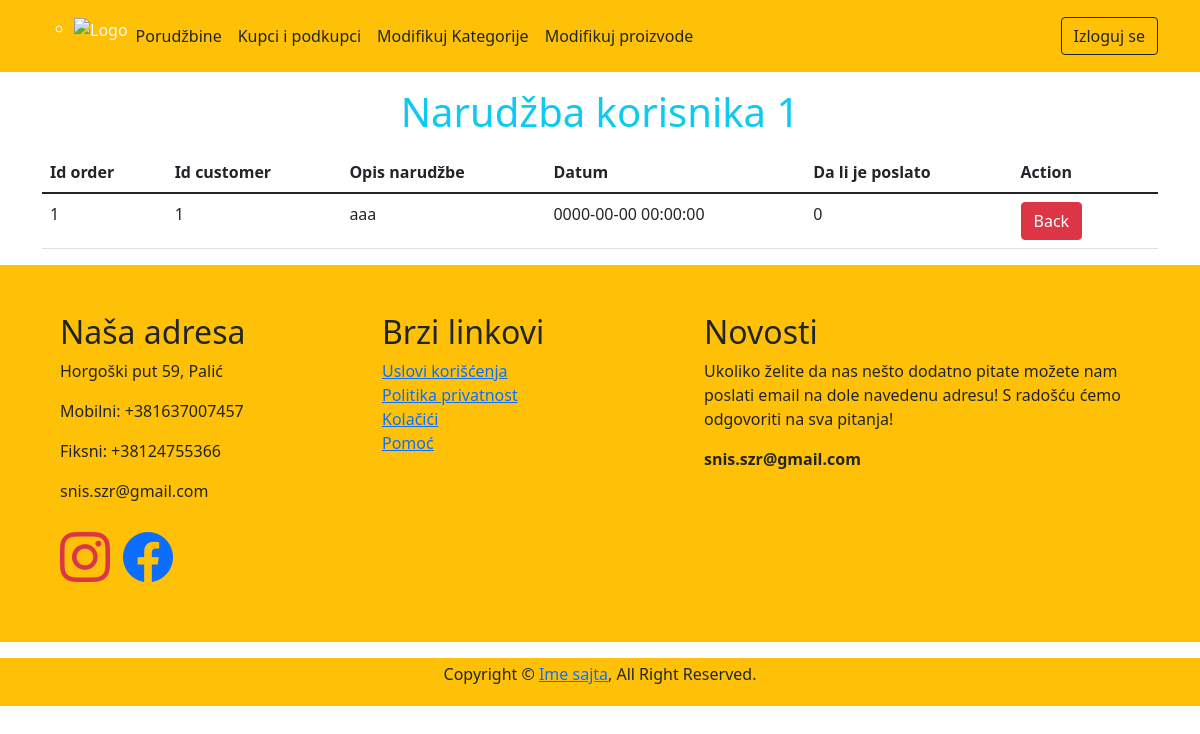
/admin/see_order.php?id_order=1 (signed in), run on the app's committed database.
### tables this page shows
CREATE TABLE `orders` (
  `id_order` int(11) NOT NULL,
  `id_customer` int(11) NOT NULL,
  `order_note` text NOT NULL,
  `datetime` datetime NOT NULL,
  `is_sent` tinyint(1) NOT NULL
);

### admin/see_order.php (the view, shortened to what this page needs)
<?php
require_once "../database/db_config.php";
?>
<!doctype html>
<html lang="en">
<head>
    <link href="https://cdn.jsdelivr.net/npm/bootstrap@5.1.3/dist/css/bootstrap.min.css" rel="stylesheet">
    <link rel="stylesheet" href="https://cdn.jsdelivr.net/npm/bootstrap-icons@1.7.2/font/bootstrap-icons.css">
</head>
<header class="p-3 bg-warning text-light mb-3">
    <div class="container">
        <div class="d-flex flex-wrap align-items-center justify-content-center justify-content-lg-start" id="navbarNav">
            <ul class="nav col-12 col-lg-auto me-lg-auto mb-2 justify-content-center mb-md-0">
                <ul>
                    <li><img src="#" alt="Logo"></li>
                </ul>
                <li><a href="admin-panel.php" class="nav-link px-2 text-dark">Porudžbine</a></li>
                <li><a href="customer_customerLocal.php" class="nav-link px-2 text-dark">Kupci i podkupci</a></li>
                <li><a href="admin-editCategory.php" class="nav-link px-2 text-dark">Modifikuj Kategorije</a></li>
                <li><a href="admin-editProducts.php" class="nav-link px-2 text-dark">Modifikuj proizvode</a></li>
            </ul>
            <div class="text-end">
                <a href="admin-logout.php" class="btn btn-outline-dark">Izloguj se</a>
            </div>
        </div>
    </div>
</header>
<?php
$id_order = $_GET['id_order'];
$sql = "SELECT * FROM orders WHERE id_order='$id_order'";
$query = $connection->prepare($sql);
$query->execute();
$results = $query->fetchAll(PDO::FETCH_OBJ);
?>
<div class="container">
    <?php foreach ($results as $result) { ?>
        <h1 class="m-3 text-center text-info">Narudžba korisnika <?php echo $id_order ?></h1>
        <?php break ?>
    <?php } ?>
<div class="table-responsive">
    <table class="table">
        <thead>
            <tr>
                <th>Id order</th>
                <th>Id customer</th>
                <th>Opis narudžbe</th>
                <th>Datum</th>
                <th>Da li je poslato</th>
                <th colspan="2">Action</th>
            </tr>
        </thead>
        <?php
        if ($query->rowCount() > 0) : ?>
            <?php foreach ($results as $result) { ?>
                <tr>
                    <td><?php echo $result->id_order ?></td>
                    <td><?php echo $result->id_order ?></td>
                    <td><?php echo $result->order_note ?></td>
                    <td><?php echo $result->datetime ?></td>
                    <td><?php echo $result->is_sent ?></td>
                    <td>
                        <a href="admin-panel.php" class="btn btn-danger me-3">Back</a>
                    </td>
                </tr>
            <?php } ?>
        <?php endif; ?>
    </table>
</div>
</div>
<?php
include '../partials/footer.php';
?>
</body>
</html>

### data on the page
orders: id_order "1", order_note "aaa", datetime "0000-00-00 00:00:00", is_sent "0"
